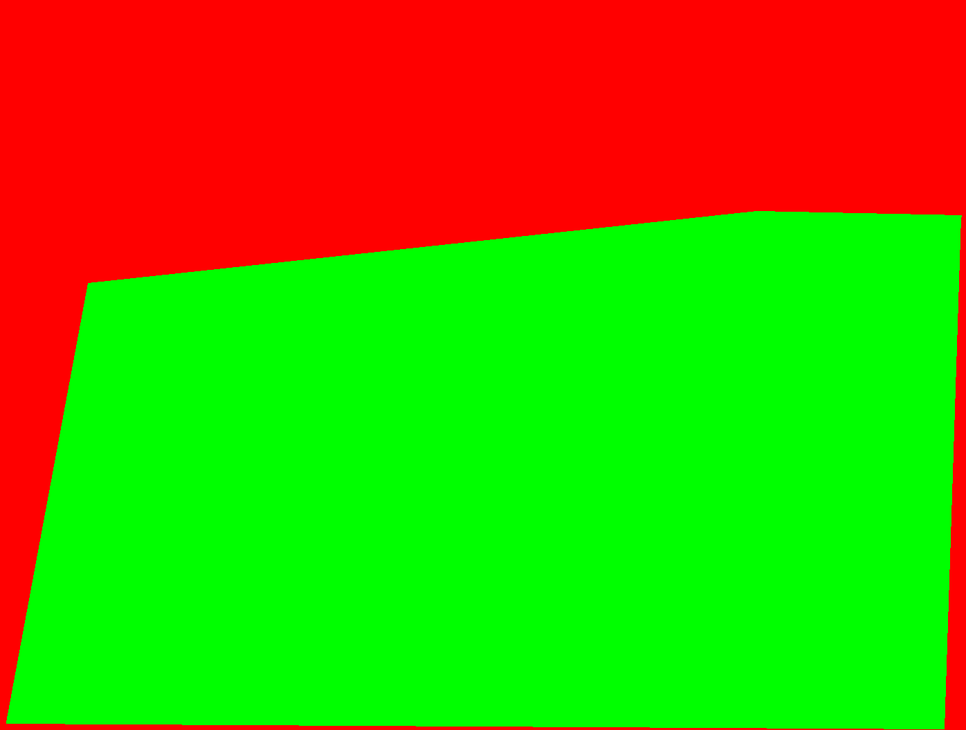
#> input picture masque.png, 966 x 730 px, shrunk from 1396 x 1055 before the run
$ python analyze_mask.py
#> lines starting #> are read from the running program, lines starting #| are printed output that depends on the picture; after the words box and inside, x2 and y2 are one past the last pixel; in counts of white or black regions, pixels touching at a corner belong together
#!/usr/bin/env python3
import cv2
import numpy as np

# Charger le masque
mask_img = cv2.imread('masque.png')
#> mask_img is the input picture: shape (730, 966, 3); mean B, G, R 0, 159, 96
print(f"Taille du masque: {mask_img.shape}")
#| Taille du masque: (730, 966, 3)

# Convertir en RGB pour analyser les couleurs
mask_rgb = cv2.cvtColor(mask_img, cv2.COLOR_BGR2RGB)

# Créer les masques pour les zones vertes et rouges
green_mask = np.all(mask_rgb == [0, 255, 0], axis=2)  # Vert pur
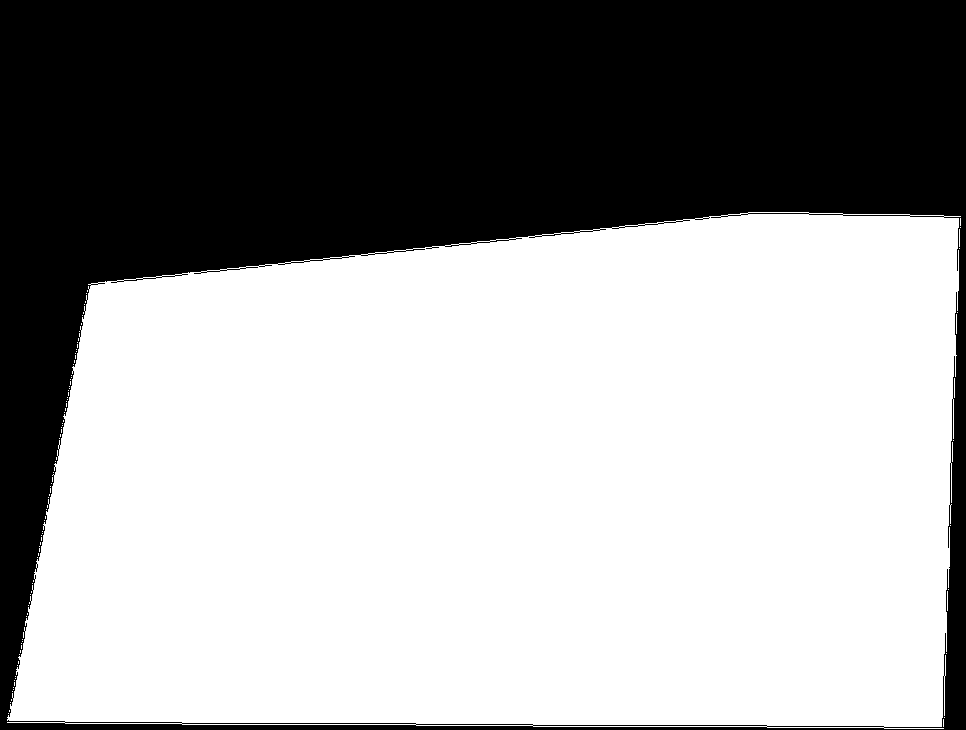
#> green_mask: shape (730, 966) bool; 61.8% white; 1 black region, box (x1, y1, x2, y2) and area: (0, 0, 966, 730) 269714
red_mask = np.all(mask_rgb == [255, 0, 0], axis=2)    # Rouge pur
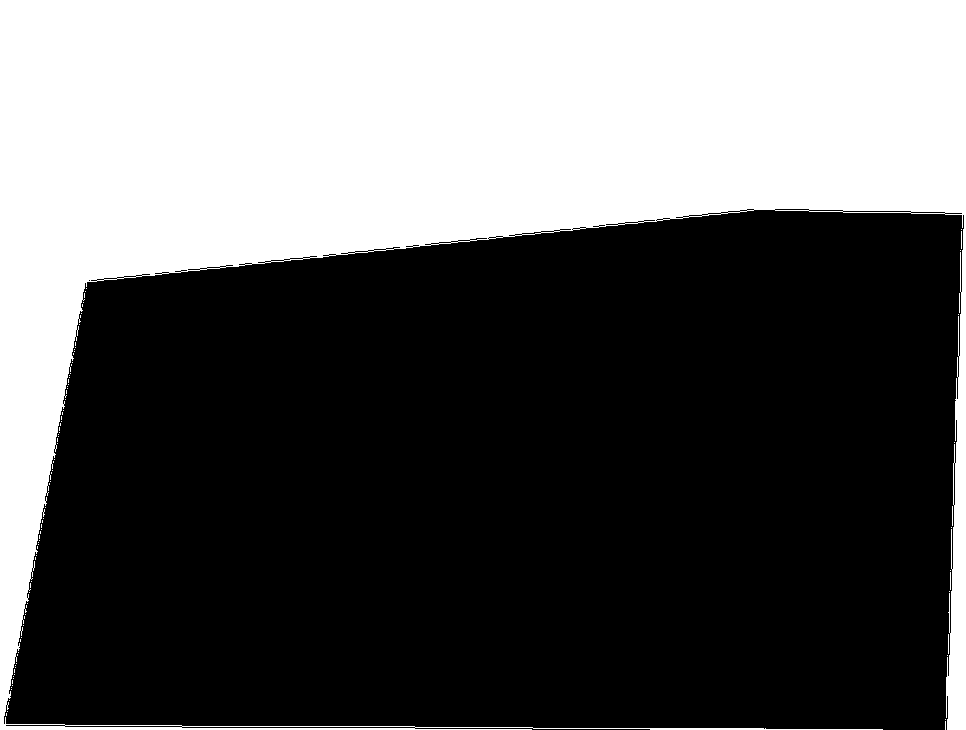
#> red_mask: shape (730, 966) bool; 37.1% white; 96 white regions (92 under 20 px), largest, box (x1, y1, x2, y2) and area: (0, 0, 966, 730) 261227, (959, 293, 960, 313) 20, (952, 506, 953, 526) 20, (948, 634, 949, 654) 20

print(f"Pixels verts (à surveiller): {np.sum(green_mask)}")
#| Pixels verts (à surveiller): 435466
print(f"Pixels rouges (à ignorer): {np.sum(red_mask)}")
#| Pixels rouges (à ignorer): 261489
print(f"Autres pixels: {mask_img.shape[0] * mask_img.shape[1] - np.sum(green_mask) - np.sum(red_mask)}")
#| Autres pixels: 8225

# Créer un masque binaire final (1 = surveiller, 0 = ignorer)
surveillance_mask = green_mask.astype(np.uint8)
cv2.imwrite('surveillance_mask.png', surveillance_mask * 255)
print("Masque de surveillance sauvé dans surveillance_mask.png")
